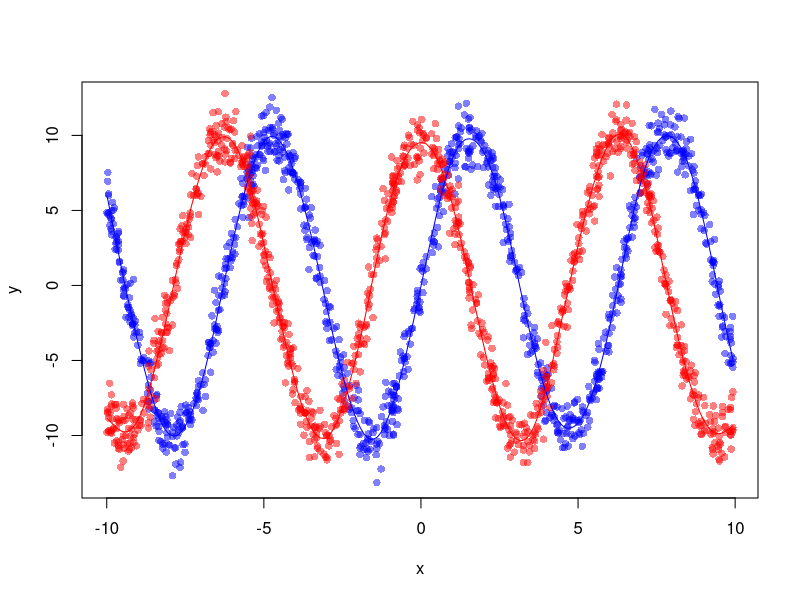
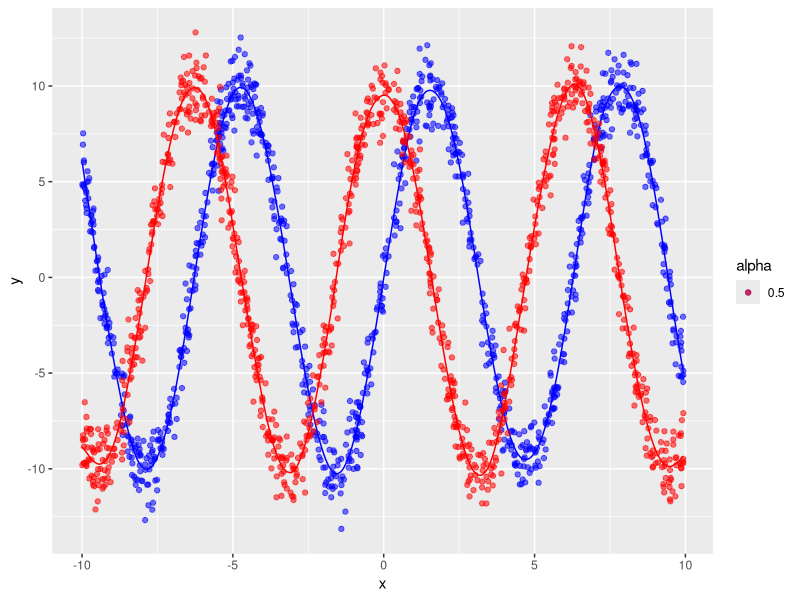
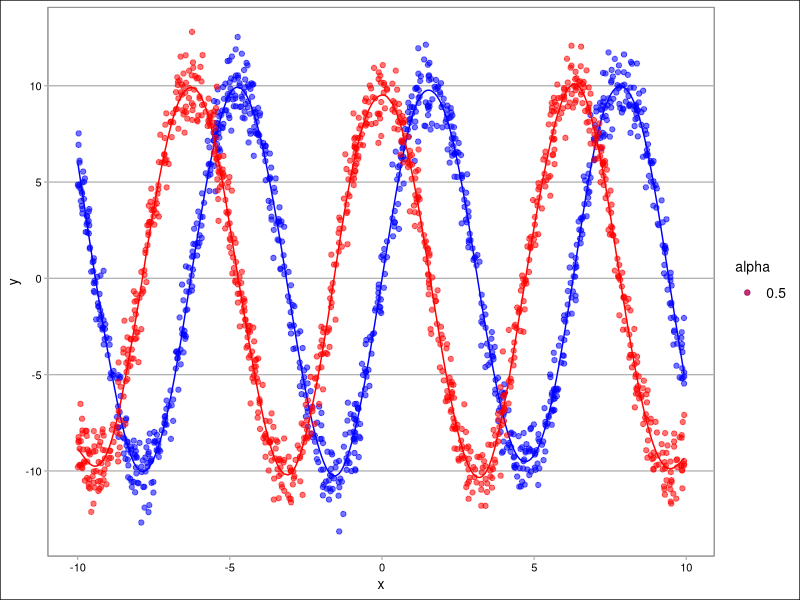
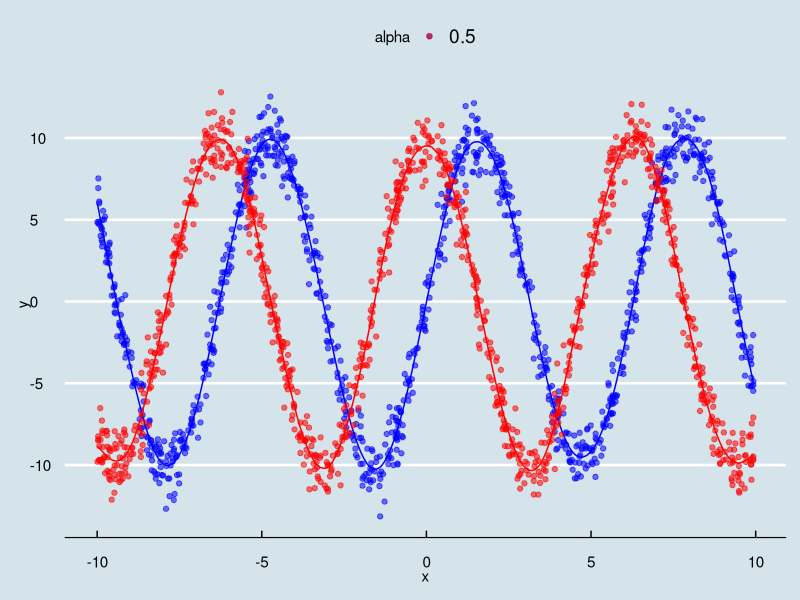
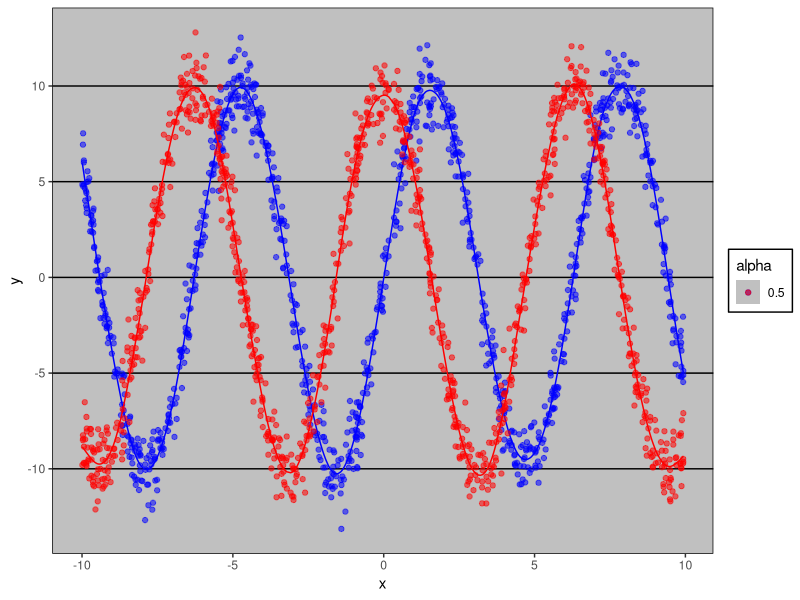
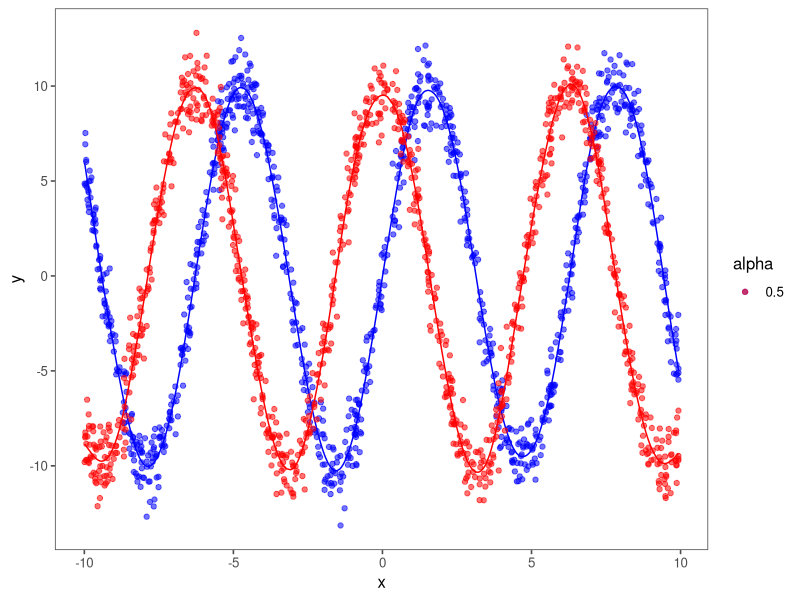
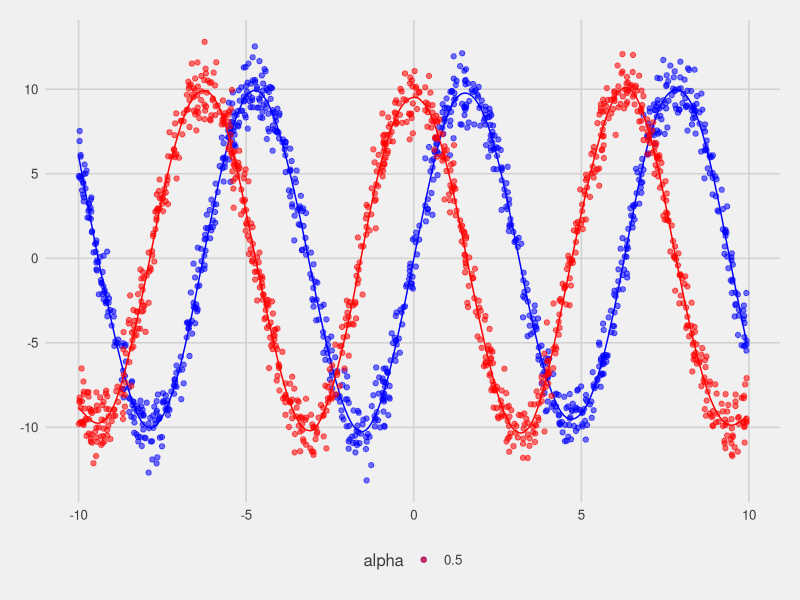
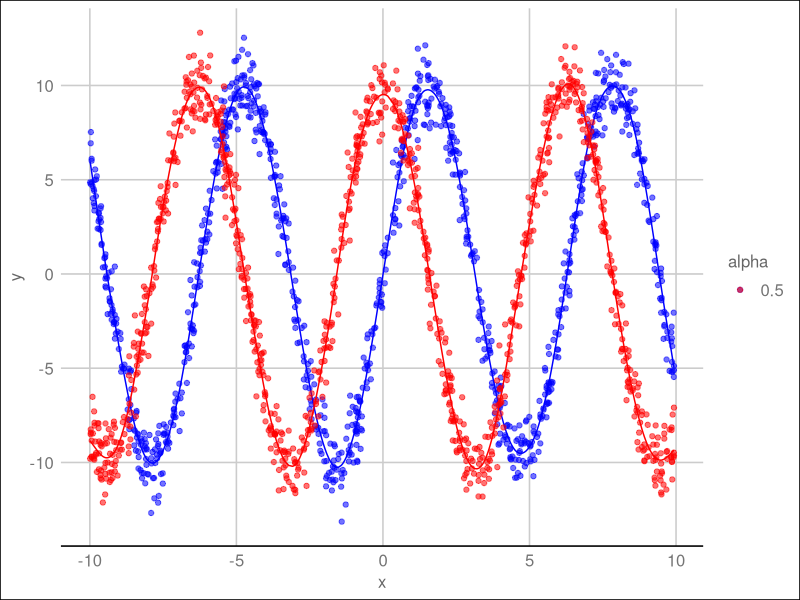

These figures' R source, in order:
## ---- chunk 1
knitr::opts_chunk$set(cache = TRUE, warning = FALSE, message = FALSE)
library(ggplot2)
library(ggthemes)
library(gridExtra)
## ---- chunk 2
x <- runif(1000, min = -10, max = 10)
y <- 10 * sin(x) + rnorm(1000, 0, 1)
fit.y <- smooth.spline(x, y)
z <- 10 * cos(x) + rnorm(1000, 0, 1)
fit.z <- smooth.spline(x, z)

plot(x, y, col = rgb(0, 0, 1, .5), pch = 16)
points(x, z, col = rgb(1, 0, 0, .5), pch = 16)
lines(fit.y, col = rgb(0, 0, 1))
lines(fit.z, col = rgb(1, 0, 0))
## ---- chunk 3
hat.y <- predict(fit.y)
hat.z <- predict(fit.z)

base.plot <- ggplot() +
  geom_point(aes(x = x, y = y, alpha = 0.5), color = "blue") +
  geom_line(aes(x = hat.y$x, y = hat.y$y), color = "blue", se = FALSE) + 
  geom_point(aes(x = x, y = z, alpha = 0.5), color = "red") +
  geom_line(aes(x = hat.z$x, y = hat.z$y), color = "red", se = FALSE) +
  guides(fill=FALSE)

base.plot
base.plot + theme_calc()
base.plot + theme_economist() + scale_colour_economist()
base.plot + theme_excel() + scale_colour_excel()
base.plot + theme_few() + scale_colour_few()
base.plot + theme_fivethirtyeight()
base.plot + theme_gdocs() + scale_colour_gdocs()
base.plot + theme_hc() + scale_colour_hc()
base.plot + theme_par()
base.plot + theme_pander() + scale_colour_pander()
base.plot + theme_solarized() + scale_colour_solarized()
base.plot + theme_stata()
base.plot + theme_tufte()
base.plot + theme_wsj()
